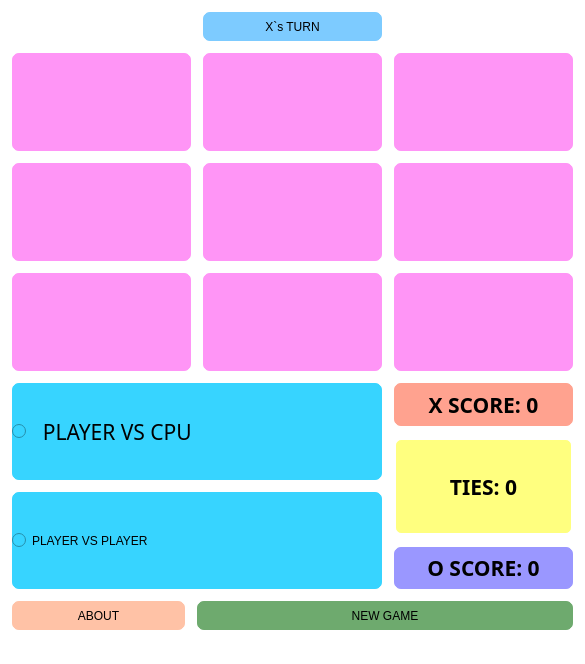
<?xml version="1.0" encoding="UTF-8"?>
<ui version="4.0">
 <class>MainWindow</class>
 <widget class="QMainWindow" name="MainWindow">
  <property name="geometry">
   <rect>
    <x>0</x>
    <y>0</y>
    <width>576</width>
    <height>664</height>
   </rect>
  </property>
  <property name="windowTitle">
   <string>MainWindow</string>
  </property>
  <property name="styleSheet">
   <string notr="true">background-color: rgb(255, 255, 255);
</string>
  </property>
  <widget class="QWidget" name="centralwidget">
   <layout class="QGridLayout" name="gridLayout">
    <item row="8" column="1" colspan="3">
     <widget class="QPushButton" name="newgame">
      <property name="sizePolicy">
       <sizepolicy hsizetype="MinimumExpanding" vsizetype="MinimumExpanding">
        <horstretch>0</horstretch>
        <verstretch>5</verstretch>
       </sizepolicy>
      </property>
      <property name="styleSheet">
       <string notr="true">font: 800 16pt &quot;Dosis ExtraBold&quot;;
background-color: rgb(110, 170, 110);
border-radius: 10px;
border-style: outset;
border-width:3px;
border-color: rgb(255, 255, 255);</string>
      </property>
      <property name="text">
       <string>NEW GAME</string>
      </property>
     </widget>
    </item>
    <item row="0" column="2">
     <widget class="QPushButton" name="turn">
      <property name="sizePolicy">
       <sizepolicy hsizetype="MinimumExpanding" vsizetype="MinimumExpanding">
        <horstretch>0</horstretch>
        <verstretch>5</verstretch>
       </sizepolicy>
      </property>
      <property name="styleSheet">
       <string notr="true">font: 800 16pt &quot;Dosis ExtraBold&quot;;
background-color: rgb(125, 203, 255);
border-radius: 10px;
border-style: outset;
border-width:3px;
border-color: rgb(255, 255, 255);</string>
      </property>
      <property name="text">
       <string>X`s TURN</string>
      </property>
     </widget>
    </item>
    <item row="3" column="2">
     <widget class="QPushButton" name="btn_8">
      <property name="sizePolicy">
       <sizepolicy hsizetype="Expanding" vsizetype="Expanding">
        <horstretch>0</horstretch>
        <verstretch>15</verstretch>
       </sizepolicy>
      </property>
      <property name="font">
       <font>
        <pointsize>50</pointsize>
        <bold>true</bold>
       </font>
      </property>
      <property name="styleSheet">
       <string notr="true">background-color: rgb(255, 149, 246);
border-radius: 10px;
border-style: outset;
border-width:3px;
border-color: rgb(255, 255, 255);</string>
      </property>
      <property name="text">
       <string/>
      </property>
     </widget>
    </item>
    <item row="2" column="2">
     <widget class="QPushButton" name="btn_5">
      <property name="sizePolicy">
       <sizepolicy hsizetype="Expanding" vsizetype="Expanding">
        <horstretch>0</horstretch>
        <verstretch>15</verstretch>
       </sizepolicy>
      </property>
      <property name="font">
       <font>
        <pointsize>50</pointsize>
        <bold>true</bold>
       </font>
      </property>
      <property name="styleSheet">
       <string notr="true">background-color: rgb(255, 149, 246);
border-radius: 10px;
border-style: outset;
border-width:3px;
border-color: rgb(255, 255, 255);</string>
      </property>
      <property name="text">
       <string/>
      </property>
     </widget>
    </item>
    <item row="2" column="3">
     <widget class="QPushButton" name="btn_6">
      <property name="sizePolicy">
       <sizepolicy hsizetype="Expanding" vsizetype="Expanding">
        <horstretch>0</horstretch>
        <verstretch>15</verstretch>
       </sizepolicy>
      </property>
      <property name="font">
       <font>
        <pointsize>50</pointsize>
        <bold>true</bold>
       </font>
      </property>
      <property name="styleSheet">
       <string notr="true">background-color: rgb(255, 149, 246);
border-radius: 10px;
border-style: outset;
border-width:3px;
border-color: rgb(255, 255, 255);</string>
      </property>
      <property name="text">
       <string/>
      </property>
     </widget>
    </item>
    <item row="4" column="3">
     <widget class="QPushButton" name="xscore">
      <property name="sizePolicy">
       <sizepolicy hsizetype="MinimumExpanding" vsizetype="MinimumExpanding">
        <horstretch>0</horstretch>
        <verstretch>7</verstretch>
       </sizepolicy>
      </property>
      <property name="font">
       <font>
        <family>Dosis ExtraBold</family>
        <pointsize>16</pointsize>
        <bold>true</bold>
       </font>
      </property>
      <property name="styleSheet">
       <string notr="true">background-color: rgb(255, 162, 143);
border-radius: 10px;
border-style: outset;
border-width:3px;
border-color: rgb(255, 255, 255);
</string>
      </property>
      <property name="text">
       <string>X SCORE: 0</string>
      </property>
     </widget>
    </item>
    <item row="8" column="0">
     <widget class="QPushButton" name="about">
      <property name="sizePolicy">
       <sizepolicy hsizetype="MinimumExpanding" vsizetype="MinimumExpanding">
        <horstretch>0</horstretch>
        <verstretch>0</verstretch>
       </sizepolicy>
      </property>
      <property name="styleSheet">
       <string notr="true">font: 800 16pt &quot;Dosis ExtraBold&quot;;
background-color: rgb(255, 194, 166);
border-radius: 10px;
border-style: outset;
border-width:3px;
border-color: rgb(255, 255, 255);</string>
      </property>
      <property name="text">
       <string>ABOUT</string>
      </property>
     </widget>
    </item>
    <item row="3" column="3">
     <widget class="QPushButton" name="btn_9">
      <property name="sizePolicy">
       <sizepolicy hsizetype="Ignored" vsizetype="Ignored">
        <horstretch>0</horstretch>
        <verstretch>15</verstretch>
       </sizepolicy>
      </property>
      <property name="maximumSize">
       <size>
        <width>16777000</width>
        <height>16777000</height>
       </size>
      </property>
      <property name="font">
       <font>
        <family>Arial Rounded MT Bold</family>
        <pointsize>50</pointsize>
        <bold>false</bold>
       </font>
      </property>
      <property name="styleSheet">
       <string notr="true">background-color: rgb(255, 149, 246);
border-radius: 10px;
border-style: outset;
border-width:3px;
border-color: rgb(255, 255, 255);</string>
      </property>
      <property name="text">
       <string/>
      </property>
     </widget>
    </item>
    <item row="2" column="0" colspan="2">
     <widget class="QPushButton" name="btn_4">
      <property name="sizePolicy">
       <sizepolicy hsizetype="Expanding" vsizetype="Expanding">
        <horstretch>0</horstretch>
        <verstretch>15</verstretch>
       </sizepolicy>
      </property>
      <property name="font">
       <font>
        <pointsize>50</pointsize>
        <bold>true</bold>
       </font>
      </property>
      <property name="styleSheet">
       <string notr="true">background-color: rgb(255, 149, 246);
border-radius: 10px;
border-style: outset;
border-width:3px;
border-color: rgb(255, 255, 255);</string>
      </property>
      <property name="text">
       <string/>
      </property>
     </widget>
    </item>
    <item row="1" column="0" colspan="2">
     <widget class="QPushButton" name="btn_1">
      <property name="sizePolicy">
       <sizepolicy hsizetype="Expanding" vsizetype="Expanding">
        <horstretch>0</horstretch>
        <verstretch>15</verstretch>
       </sizepolicy>
      </property>
      <property name="font">
       <font>
        <pointsize>50</pointsize>
        <bold>true</bold>
       </font>
      </property>
      <property name="styleSheet">
       <string notr="true">background-color: rgb(255, 149, 246);
border-radius: 10px;
border-style: outset;
border-width:3px;
border-color: rgb(255, 255, 255);</string>
      </property>
      <property name="text">
       <string/>
      </property>
     </widget>
    </item>
    <item row="7" column="3">
     <widget class="QPushButton" name="oscore">
      <property name="sizePolicy">
       <sizepolicy hsizetype="MinimumExpanding" vsizetype="MinimumExpanding">
        <horstretch>0</horstretch>
        <verstretch>7</verstretch>
       </sizepolicy>
      </property>
      <property name="font">
       <font>
        <family>Dosis ExtraBold</family>
        <pointsize>16</pointsize>
        <bold>true</bold>
       </font>
      </property>
      <property name="styleSheet">
       <string notr="true">background-color: rgb(154, 151, 255);
border-radius: 10px;
border-style: outset;
border-width:3px;
border-color: rgb(255, 255, 255);
</string>
      </property>
      <property name="text">
       <string>O SCORE: 0</string>
      </property>
     </widget>
    </item>
    <item row="1" column="2">
     <widget class="QPushButton" name="btn_2">
      <property name="sizePolicy">
       <sizepolicy hsizetype="Expanding" vsizetype="Expanding">
        <horstretch>0</horstretch>
        <verstretch>15</verstretch>
       </sizepolicy>
      </property>
      <property name="font">
       <font>
        <pointsize>50</pointsize>
        <bold>true</bold>
       </font>
      </property>
      <property name="styleSheet">
       <string notr="true">background-color: rgb(255, 149, 246);
border-radius: 10px;
border-style: outset;
border-width:3px;
border-color: rgb(255, 255, 255);</string>
      </property>
      <property name="text">
       <string/>
      </property>
     </widget>
    </item>
    <item row="4" column="0" rowspan="2" colspan="3">
     <widget class="QRadioButton" name="cpu">
      <property name="sizePolicy">
       <sizepolicy hsizetype="MinimumExpanding" vsizetype="MinimumExpanding">
        <horstretch>0</horstretch>
        <verstretch>5</verstretch>
       </sizepolicy>
      </property>
      <property name="font">
       <font>
        <family>Dosis ExtraBold</family>
        <pointsize>16</pointsize>
        <italic>false</italic>
        <fontweight>ExtraBold</fontweight>
       </font>
      </property>
      <property name="layoutDirection">
       <enum>Qt::LeftToRight</enum>
      </property>
      <property name="autoFillBackground">
       <bool>false</bool>
      </property>
      <property name="styleSheet">
       <string notr="true">font: 800 16pt &quot;Dosis ExtraBold&quot;;
background-color: rgb(55, 212, 255);
border-radius: 10px;
border-style: outset;
border-width:3px;
border-color: rgb(255, 255, 255);</string>
      </property>
      <property name="text">
       <string>  PLAYER VS CPU</string>
      </property>
      <property name="iconSize">
       <size>
        <width>10</width>
        <height>10</height>
       </size>
      </property>
     </widget>
    </item>
    <item row="6" column="0" rowspan="2" colspan="3">
     <widget class="QRadioButton" name="player2">
      <property name="sizePolicy">
       <sizepolicy hsizetype="MinimumExpanding" vsizetype="MinimumExpanding">
        <horstretch>0</horstretch>
        <verstretch>5</verstretch>
       </sizepolicy>
      </property>
      <property name="styleSheet">
       <string notr="true">font: 800 16pt &quot;Dosis ExtraBold&quot;;
background-color: rgb(55, 212, 255);
border-radius: 10px;
border-style: outset;
border-width:3px;
border-color: rgb(255, 255, 255);</string>
      </property>
      <property name="text">
       <string>PLAYER VS PLAYER</string>
      </property>
     </widget>
    </item>
    <item row="1" column="3">
     <widget class="QPushButton" name="btn_3">
      <property name="sizePolicy">
       <sizepolicy hsizetype="Expanding" vsizetype="Expanding">
        <horstretch>0</horstretch>
        <verstretch>15</verstretch>
       </sizepolicy>
      </property>
      <property name="font">
       <font>
        <pointsize>50</pointsize>
        <bold>true</bold>
       </font>
      </property>
      <property name="styleSheet">
       <string notr="true">background-color: rgb(255, 149, 246);
border-radius: 10px;
border-style: outset;
border-width:3px;
border-color: rgb(255, 255, 255);</string>
      </property>
      <property name="text">
       <string/>
      </property>
     </widget>
    </item>
    <item row="3" column="0" colspan="2">
     <widget class="QPushButton" name="btn_7">
      <property name="sizePolicy">
       <sizepolicy hsizetype="Expanding" vsizetype="Expanding">
        <horstretch>0</horstretch>
        <verstretch>15</verstretch>
       </sizepolicy>
      </property>
      <property name="font">
       <font>
        <pointsize>50</pointsize>
        <bold>true</bold>
       </font>
      </property>
      <property name="styleSheet">
       <string notr="true">background-color: rgb(255, 149, 246);
border-radius: 10px;
border-style: outset;
border-width:3px;
border-color: rgb(255, 255, 255);</string>
      </property>
      <property name="text">
       <string/>
      </property>
     </widget>
    </item>
    <item row="5" column="3" rowspan="2">
     <widget class="QPushButton" name="tie">
      <property name="sizePolicy">
       <sizepolicy hsizetype="MinimumExpanding" vsizetype="MinimumExpanding">
        <horstretch>0</horstretch>
        <verstretch>7</verstretch>
       </sizepolicy>
      </property>
      <property name="font">
       <font>
        <family>Dosis ExtraBold</family>
        <pointsize>16</pointsize>
        <bold>true</bold>
       </font>
      </property>
      <property name="styleSheet">
       <string notr="true">background-color: rgb(255, 255, 127);
border-radius: 10px;
border-style: outset;
border-width:5px;
border-color: rgb(255, 255, 255);

</string>
      </property>
      <property name="text">
       <string>TIES: 0</string>
      </property>
     </widget>
    </item>
   </layout>
  </widget>
  <widget class="QMenuBar" name="menubar">
   <property name="geometry">
    <rect>
     <x>0</x>
     <y>0</y>
     <width>576</width>
     <height>22</height>
    </rect>
   </property>
  </widget>
  <widget class="QStatusBar" name="statusbar"/>
 </widget>
 <resources/>
 <connections/>
</ui>
